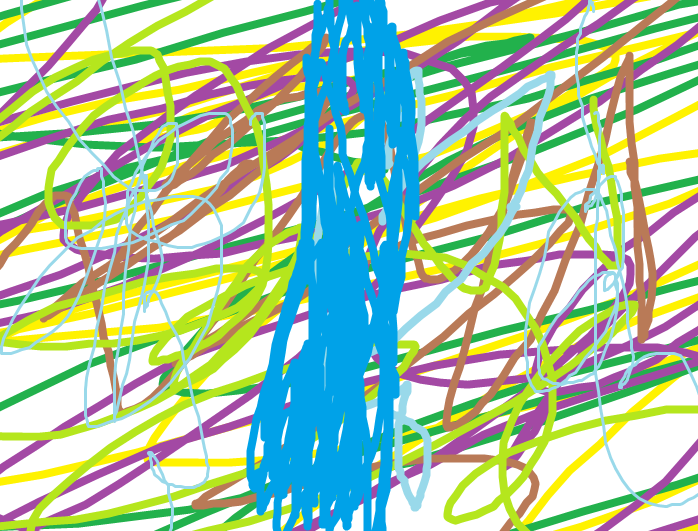
#> input picture straight.png, 698 x 531 px
$ python convolve_color.py   (older library calls are emulated)
#> lines starting #> are read from the running program, lines starting #| are printed output that depends on the picture; after the words box and inside, x2 and y2 are one past the last pixel; in counts of white or black regions, pixels touching at a corner belong together
# -*- coding: utf-8 -*-
"""
Created on Mon Nov 18 12:56:26 2019

@author: Dima's_Monster
"""

import numpy as np
import cv2

########################
### CONVOLUTION PART ###
########################

# convolution kernels
affirm = np.array([[0.1, 0.1, 0.1],
                   [0.1, 1.0, 0.1],
                   [0.1, 0.1, 0.1]])

negate = affirm.copy() * (-1)

# open your image
test_img = cv2.imread('straight.png')
#> test_img is the input picture: shape (531, 698, 3); mean B, G, R 169.6, 199.2, 171.7

# prep image by scaling it down to 10% its original size for faster processing
test_img_smaller = cv2.resize(test_img, (0,0), fx=0.1, fy=0.1)
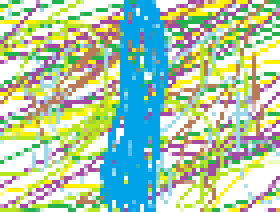
#> test_img_smaller: shape (53, 70, 3) (shown 4 times larger); mean B, G, R 169.7, 199.3, 171.3

# function to add padding to image
def pad(img, kernel):
    # get the necessary padding
    h,w = kernel.shape
    h = h - 1
    w = w - 1

    # pad the image
    padded_img = np.zeros((img.shape[0]+(h), img.shape[1]+(w), 3), dtype=np.uint8)
    padded_img[int(h/2) : img.shape[0]+int(h/2), int(w/2) : img.shape[1]+int(w/2), :] = img
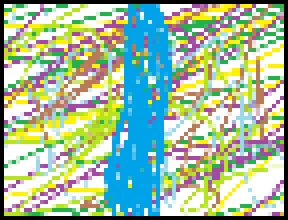
#> padded_img: shape (55, 72, 3) (shown 4 times larger); mean B, G, R 159, 186.7, 160.5

    return padded_img

# pad the image before performing convolution
test_img_smaller = pad(test_img_smaller, affirm)

# your parameters which decide what color you are looking for (considering opencv's format is BGR)
# so because you're looking for predominantly blue, the index is 0
desired_color_index = 0

# buffer array (this is where each color channel convolution will go, and will be summed later on)
convolved_image = np.zeros(test_img_smaller.shape, dtype=np.float)

# convole over the image
for i in range(test_img_smaller.shape[2]):
    # choose kernel based on which color channel this is
    if i == desired_color_index:
        kernel = affirm
    else:
        kernel = negate
    # convolve
    convolution_outcome = cv2.filter2D(test_img_smaller[:,:,i].astype(np.float), -1, kernel)

    # append to buffer array
    convolved_image[:,:,i] = convolution_outcome
#> this loop made 3 passes
#> pass 1, `convolution_outcome = cv2.filter2D(test_img_smaller[:,:,i].astype(np.f..`:
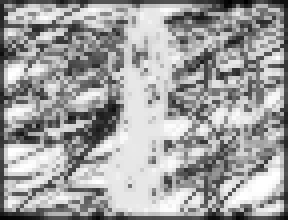
#> convolution_outcome: shape (55, 72) float64 (shown 4 times larger); min 4.2, max 459, mean 289.6; drawn with min black and max white
#> after the loop:
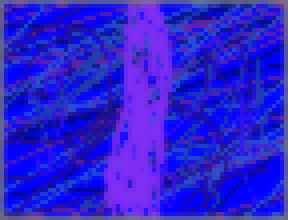
#> convolved_image: shape (55, 72, 3) float64 (shown 4 times larger); mean B, G, R 289.6, -340.1, -292.5; drawn with min black and max white

# little function to finish up the result (sum up the buffer array, and clamp the values to be between 0 and 255)
def sum_and_clamp(image):
    # sum the buffer array's three channels
    image = image.sum(axis=-1)
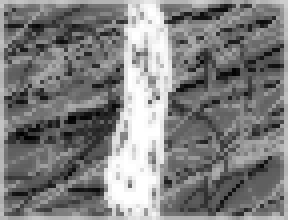
#> image: shape (55, 72) float64 (shown 4 times larger); min -811, max 126, mean -342.9; drawn with min black and max white

    # clamp the image's values between 0 and 255
    image = np.where(image < 255.0, image, 255)
    image = np.where(image > 0.0, image, 0)

    return image

convolved_image = sum_and_clamp(convolved_image)

# display the outcome
cv2.imshow('outcome', convolved_image)
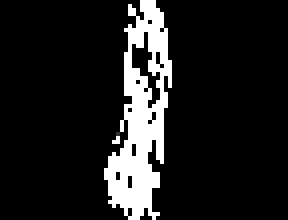
#> window 'outcome': shape (55, 72) (shown 4 times larger); min 0, max 255, mean 30.7


#######################
###  CENTROID PART  ###
#######################

# calculate centroid
M = cv2.moments(convolved_image)
#> M = moments, m00 39177, centre m10/m00, m01/m00 = (34.58, 30.01)
cY = int(M["m01"] / M["m00"])
#> cY = 30
cX = int(M["m10"] / M["m00"])
#> cX = 34

# convert centroid coordinates to integer
cY = int(cY)
cX = int(cX)

# draw a white circle on a blank image to demonstrate where the centroid was found
centroid_image = convolved_image.copy() * 0
#> centroid_image: shape (55, 72) float64; every value is 0
centroid_image = cv2.circle(centroid_image, (cX,cY) , 3, color=255, thickness=-1, lineType=1)
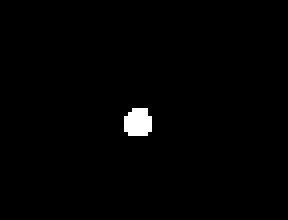
#> centroid_image: shape (55, 72) float64 (shown 4 times larger); 1.1% white; 1 white region, box (x1, y1, x2, y2) and area: (31, 27, 38, 34) 42
cv2.imshow('final result', centroid_image)

# Check whether to go straight, turn left, or turn right
# set a certain threshold of how centered the centroid should be (this would be in raw pixels, you will measure this from the center of the X axis of the image)
center_threshold = 5

# measure the distance of the centroid's X value from the X axis center
dist = cX - (convolved_image.shape[1] / 2)
#> dist = -2

# if it's within the threshold, go straight. otherwise, turn either left or right
if abs(dist) < center_threshold:
    print('Straight')
elif dist < 0:
    print('Left')
elif dist > 0:
    print('Right')

$ run again, with left.png copied over straight.png
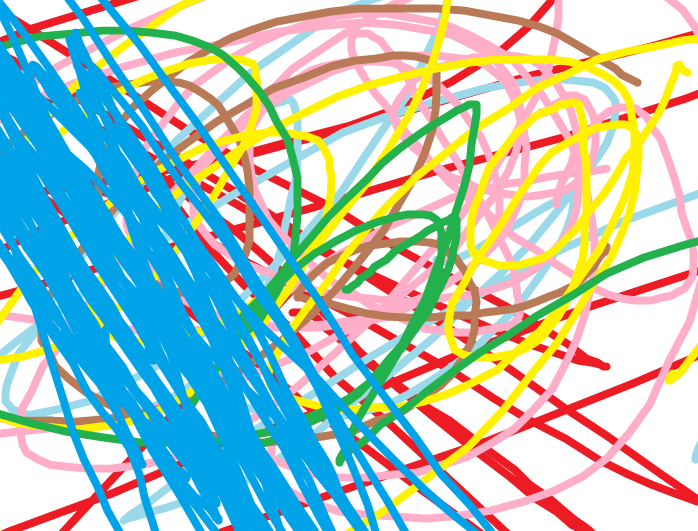
#> input picture left.png, 698 x 531 px
#> test_img is the input picture: shape (531, 698, 3); mean B, G, R 191, 195.7, 171.1
#> after the loop `for i in range(test_img_smaller.shape[2]):`:
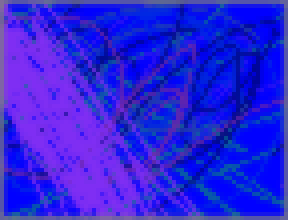
#> convolved_image: shape (55, 72, 3) float64 (shown 4 times larger); mean B, G, R 326.4, -333.8, -292.5; drawn with min black and max white
#> M = moments, m00 66708, centre m10/m00, m01/m00 = (14.48, 30.36)
#> cY = 30
#> cX = 14
#> `centroid_image = cv2.circle(centroid_image, (cX,cY) , 3, color=255, th..`:
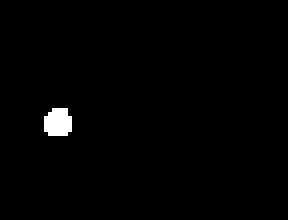
#> centroid_image: shape (55, 72) float64 (shown 4 times larger); 1.1% white; 1 white region, box (x1, y1, x2, y2) and area: (11, 27, 18, 34) 42
#> dist = -22

$ run again, with right.png copied over straight.png
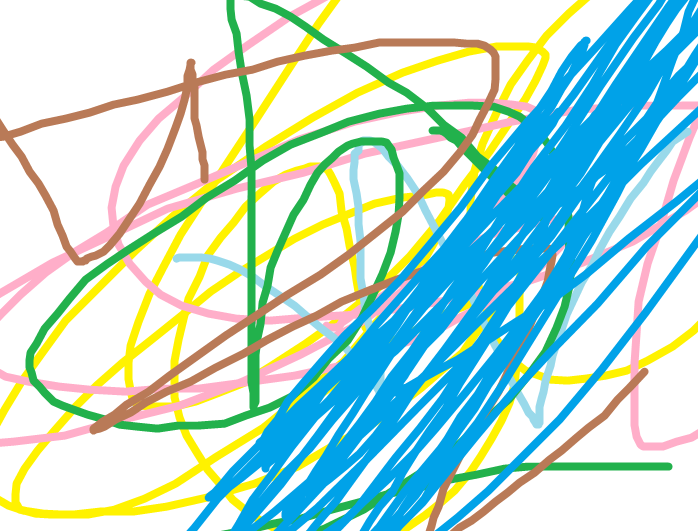
#> input picture right.png, 698 x 531 px
#> test_img is the input picture: shape (531, 698, 3); mean B, G, R 212.4, 218.2, 181.5
#> after the loop `for i in range(test_img_smaller.shape[2]):`:
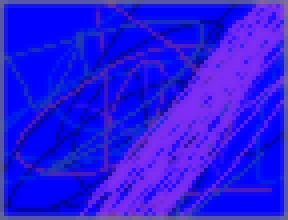
#> convolved_image: shape (55, 72, 3) float64 (shown 4 times larger); mean B, G, R 361.9, -372, -309.9; drawn with min black and max white
#> M = moments, m00 50883.2, centre m10/m00, m01/m00 = (49.62, 27.32)
#> cY = 27
#> cX = 49
#> `centroid_image = cv2.circle(centroid_image, (cX,cY) , 3, color=255, th..`:
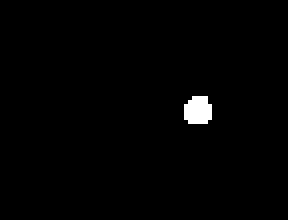
#> centroid_image: shape (55, 72) float64 (shown 4 times larger); 1.1% white; 1 white region, box (x1, y1, x2, y2) and area: (46, 24, 53, 31) 42
#> dist = 13
